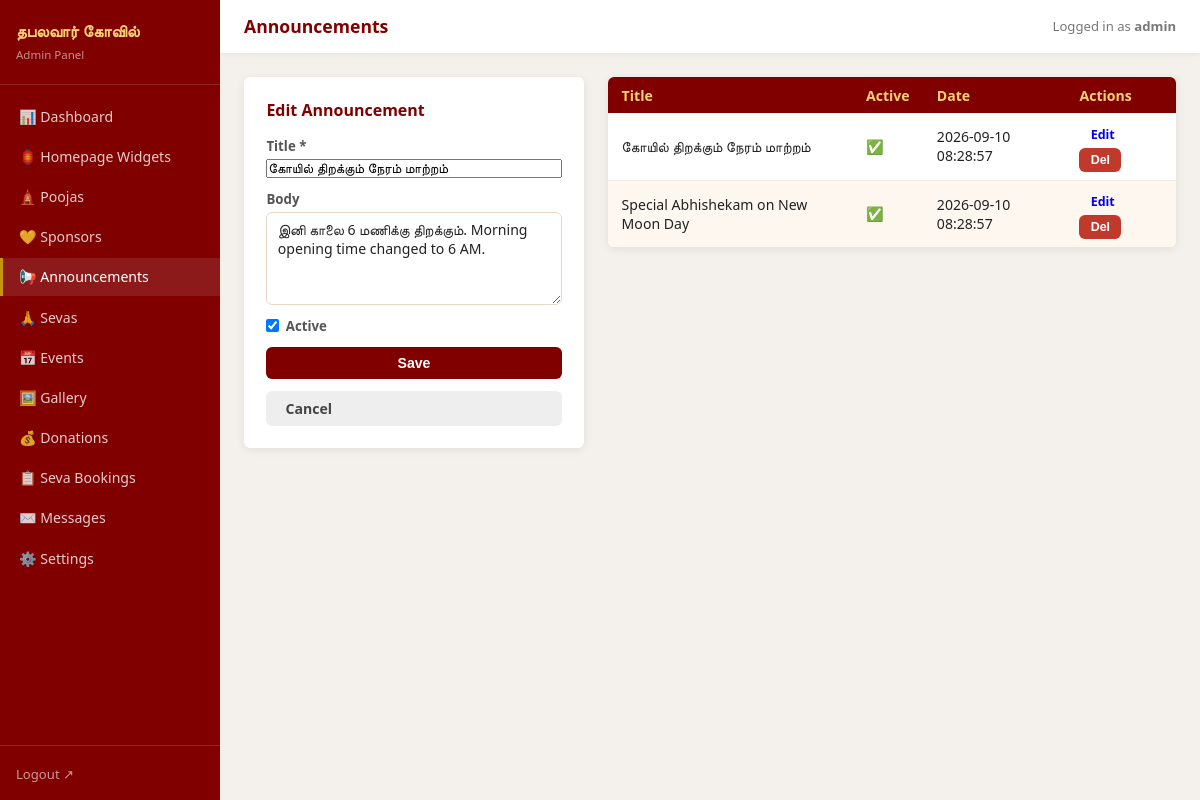
/backend/admin/announcements.php?edit=1 (signed in), run on the app's committed database.
### tables this page shows
CREATE TABLE IF NOT EXISTS `announcements` (
  `id`         INT UNSIGNED    NOT NULL AUTO_INCREMENT,
  `title`      VARCHAR(300)    NOT NULL,
  `body`       TEXT            NULL,
  `is_active`  TINYINT(1)      NOT NULL DEFAULT 1,
  `created_at` DATETIME        NOT NULL DEFAULT CURRENT_TIMESTAMP,
  PRIMARY KEY (`id`),
  KEY `idx_active_date` (`is_active`, `created_at`)
);

### backend/admin/announcements.php (the view, shortened to what this page needs)
<?php
require_once __DIR__ . '/includes/admin_layout.php';
$db  = getDB();
$rows    = $db->query('SELECT * FROM announcements ORDER BY created_at DESC')->fetchAll();
$editing = null;
if (isset($_GET['edit'])) {
    $stmt = $db->prepare('SELECT * FROM announcements WHERE id=:id');
    $stmt->execute([':id' => (int) $_GET['edit']]);
    $editing = $stmt->fetch();
}
?>
<div class="admin-two-col">
<div class="admin-form-box card">
  <h3><?= $editing ? 'Edit Announcement' : 'New Announcement' ?></h3>
  <form method="POST" action="/admin/announcements.php">
    <label>Title * <input name="title" required value="<?= htmlspecialchars($editing['title'] ?? '') ?>" /></label>
    <label>Body    <textarea name="body" rows="4"><?= htmlspecialchars($editing['body'] ?? '') ?></textarea></label>
    <label class="checkbox-label">
      <input type="checkbox" name="is_active" <?= (!$editing || $editing['is_active']) ? 'checked' : '' ?> /> Active
    </label>
    <button type="submit" class="btn btn-primary">Save</button>
    <?php if ($editing): ?><a href="/admin/announcements.php" class="btn btn-secondary">Cancel</a><?php endif; ?>
  </form>
</div>
<div class="admin-list">
  <table class="admin-table">
    <thead><tr><th>Title</th><th>Active</th><th>Date</th><th>Actions</th></tr></thead>
    <tbody>
      <?php foreach ($rows as $row): ?>
      <tr>
        <td><?= htmlspecialchars($row['title']) ?></td>
        <td><?= $row['is_active'] ? '✅' : '❌' ?></td>
        <td><?= htmlspecialchars($row['created_at']) ?></td>
        <td>
          <a href="/admin/announcements.php?edit=<?= $row['id'] ?>" class="btn btn-sm">Edit</a>
          <form method="POST" action="/admin/announcements.php" style="display:inline">
            <button class="btn btn-sm btn-danger" onclick="return confirm('Delete?')">Del</button>
          </form>
        </td>
      </tr>
      <?php endforeach; ?>
    </tbody>
  </table>
</div>
</div>

### backend/admin/assets/admin.css (style rules this page uses)
*, *::before, *::after { box-sizing: border-box; margin: 0; padding: 0; }
:root { --maroon: #800000; --gold: #c8960c; --saffron: #ff6b00; --cream: #fff8f0; --sidebar-w: 220px; --shadow: 0 2px 10px rgba(0, 0, 0, 0.08); --radius: 6px; --border: #e5d8c8; }
body { font-family: system-ui, sans-serif; background: #f4f1ec; color: #222; min-height: 100vh; }
body:not(.login-page) { display: flex; min-height: 100vh; }
.card { background: #fff; border-radius: var(--radius); box-shadow: var(--shadow); overflow: hidden; }
.admin-two-col { display: grid; grid-template-columns: 340px 1fr; gap: 1.5rem; align-items: flex-start; }
.admin-form-box { padding: 1.4rem; }
.admin-form-box h3 { color: var(--maroon); font-size: 1rem; margin-bottom: 1rem; }
form { display: flex; flex-direction: column; gap: 0.75rem; }
label { display: flex; flex-direction: column; font-size: 0.83rem; font-weight: 600; color: #555; gap: 0.25rem; }
.checkbox-label { flex-direction: row; align-items: center; gap: 0.4rem; cursor: pointer; }
input[type="text"], input[type="number"], input[type="date"], input[type="password"], input[type="tel"], input[type="file"], select, textarea { padding: 0.45rem 0.65rem; border: 1.5px solid var(--border); border-radius: var(--radius); font-size: 0.88rem; font-family: inherit; color: #222; background: #fff; }
.btn { display: inline-block; padding: 0.5rem 1.2rem; border-radius: var(--radius); font-size: 0.88rem; font-weight: 600; border: none; cursor: pointer; text-decoration: none; transition: background 0.15s; }
.btn-primary { background: var(--maroon); color: #fff; }
.btn-secondary { background: #eee; color: #444; }
.btn-danger { background: #c0392b; color: #fff; }
.btn-sm { padding: 0.3rem 0.7rem; font-size: 0.78rem; }
.admin-table { width: 100%; border-collapse: collapse; font-size: 0.88rem; background: #fff; border-radius: var(--radius); overflow: hidden; box-shadow: var(--shadow); }
.admin-table th { background: var(--maroon); color: #ffd170; padding: 0.55rem 0.85rem; text-align: left; font-weight: 600; }
.admin-table td { padding: 0.5rem 0.85rem; border-bottom: 1px solid #f0ebe3; vertical-align: middle; }
.admin-table tr:last-child td { border-bottom: none; }
.admin-table tr:nth-child(even) td { background: #fdf7f0; }

### data on the page
announcements: title "கோயில் திறக்கும் நேரம் மாற்றம்", body "இனி காலை 6 மணிக்கு திறக்கும். Morning opening time changed to 6 AM.", is_active "☑", created_at "2026-09-10 08:28:57"
announcements: title "Special Abhishekam on New Moon Day", created_at "2026-09-10 08:28:57"

### other printed values
$pageTitle "Announcements"
$_SESSION['admin_user'] "admin"
